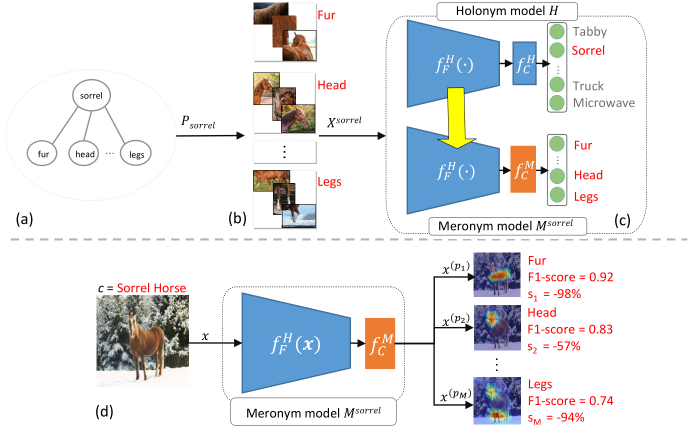
#> input picture images/Overview.png, 1400 x 860 px (shown at 1/2 size)
$ python -i utilslib.py   (imports and definitions only)
#> lines starting #> are read from the running program, lines starting #| are printed output that depends on the picture
# -*- coding: utf-8 -*-

import os
import cv2
import torch
import numpy as np
from PIL import Image
from PIL import ImageFile

import matplotlib.pyplot as plt

ImageFile.LOAD_TRUNCATED_IMAGES = True

MEAN = (0.485, 0.456, 0.406)
STD = (0.229, 0.224, 0.225)

# [49 lines left out: functions imshow, imshow_t, imshowtemp, interpolate_img_hm, not called in this run]

def process_image(image_path, preprocess=True, resize = False):
#> called with image_path = '../../images/Overview.png', preprocess = True, resize = False
    image = Image.open(image_path)
#> image is the input picture: PIL image 1400x860 P; mean R, G, B 229.4, 231.1, 233.5
    if image.mode != 'RGB':
      image = image.convert('RGBA')
#> image: PIL image 1400x860 RGBA
    image = image.convert('RGB')

    if resize == False:
      img = image.resize((224, 224))
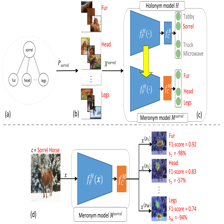
#> img: PIL image 224x224 RGB; mean R, G, B 229.2, 230.8, 233.2
    else:
      # Resize
      img = image.resize((256, 256))

      # Center crop
      width = 256
      height = 256
      new_width = 224
      new_height = 224

      left = (width - new_width) / 2
      top = (height - new_height) / 2
      right = (width + new_width) / 2
      bottom = (height + new_height) / 2
      img = img.crop((left, top, right, bottom))

    # Convert to numpy, transpose color dimension and normalize
    img = np.array(img).transpose((2, 0, 1))
    if preprocess == True:
      img = img /256

      # Standardization
      means = np.array(list(MEAN)).reshape((3, 1, 1))
      stds = np.array(list(STD)).reshape((3, 1, 1))

      img = img - means
      img = img / stds

#> (the run stopped early here; a loop or call above may not have finished)
